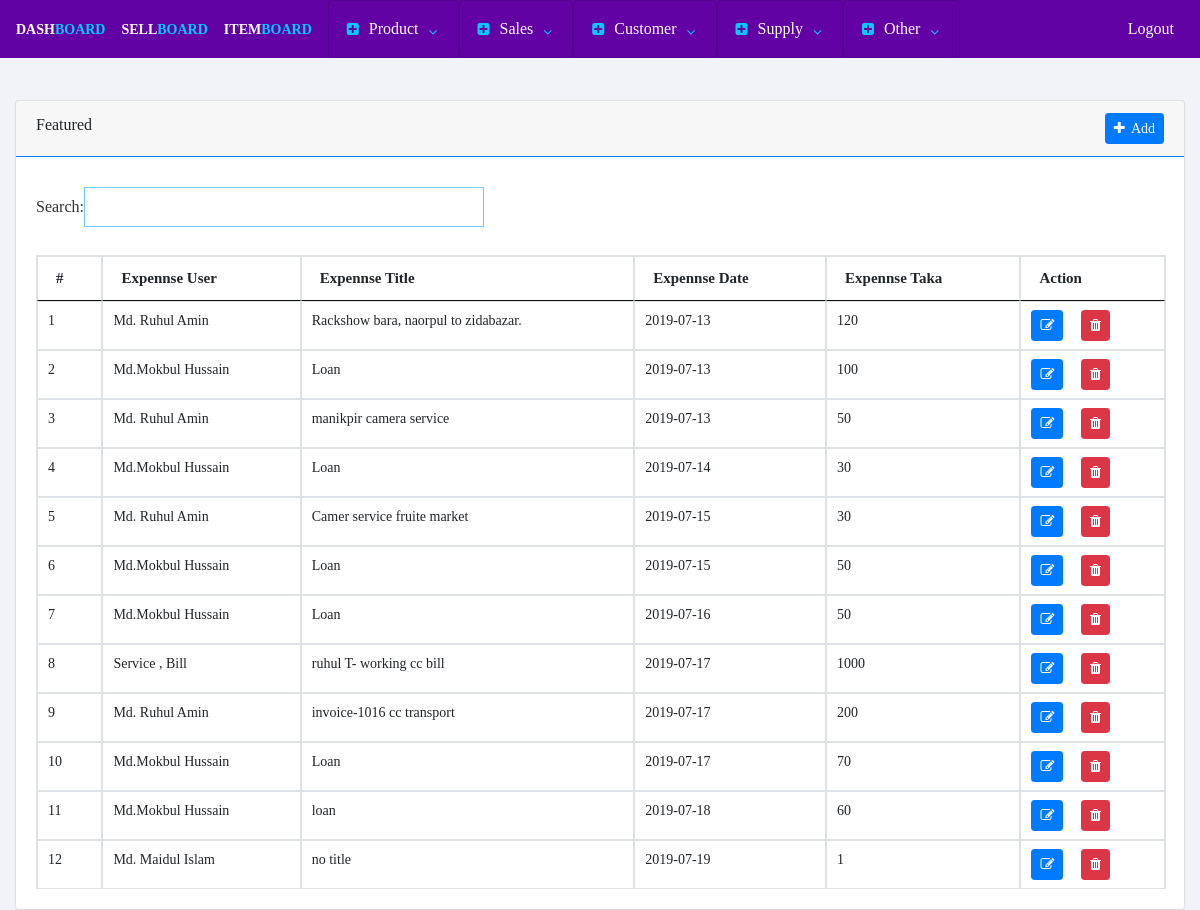
The page /index.php/expense on the database its author committed.
### tables this page shows
CREATE TABLE `expense` (
  `id` int(11) NOT NULL,
  `expenseUser` int(50) NOT NULL,
  `expenseTitle` text NOT NULL,
  `expenseDate` date NOT NULL,
  `expenseTaka` bigint(20) NOT NULL
);

CREATE TABLE `employee` (
  `id` int(11) NOT NULL,
  `name` varchar(50) NOT NULL,
  `mobile` varchar(100) NOT NULL,
  `address` text NOT NULL
);

### application/controllers/Expense.php (called while the page is built, shortened)
<?php
class Expense extends CI_Controller {
  public function __construct()
  {
    $this->load->model('EmployeeModel', 'emp');
  }
   public function index()
  {
    $this->db->select('expense.*,employee.name');
    $this->db->from('expense');
    $this->db->join('employee', 'employee.id = expense.expenseUser');
    $query = $this->db->get();
    $data['expense']=$query->result();
    $data['employee']=$this->emp->displayEmployee();
    $data['header']=$this->load->view('common/header','',true);
    $data['footer']=$this->load->view('common/footer','',true);
    $this->load->view('expense/expense',$data);
  }
}

### index.php (called while the page is built, shortened)
<?php
require_once BASEPATH.'core/CodeIgniter.php';

### application/views/expense/expense.php (the view, shortened to what this page needs)
<?php echo $header;?>
	<div class="container-fluid">
		<div class="row">
			<div class="col-lg-12">
				<div class="card ">
					<div class="card-header border-primary">
						<span>Featured</span>
						<button type="button" class="btn btn-primary pull-right btn-sm" data-toggle="modal" data-target="#myModal">
  							<i class="fa fa-plus" aria-hidden="true"></i>&nbsp Add
						</button>
					</div>
					<div class="card-body ">
						<table class="table table-bordered" id="example">
							<thead>
								<tr>
								<th>#</th>
                                <th>Expennse User</th>
                                <th>Expennse Title</th>
                                <th>Expennse Date</th>
                                <th>Expennse Taka</th>
                                <th>Action</th>
								</tr>
							</thead>
							<tbody>
                            <?php
                            if($expense)
                                {
                                    $index=1;
                                foreach($expense as $value)
                                {
                                $expense_id=$value->id;
                                $expense_user=$value->name;
                                $expense_title=$value->expenseTitle;
                                $expense_date=$value->expenseDate;
                                $expense_taka=$value->expenseTaka;
                                ?>
                                <tr>
                                <td><?php echo $index++;?></td>
                                <td><?php echo $expense_user;?></td>
                                <td><?php echo $expense_title;?></td>
                                <td><?php echo $expense_date;?></td>
                                <td><?php echo $expense_taka;?></td>
                                <td><button class="btn  btn-primary btn-sm" data-toggle="modal" data-target="#UpdateExpense<?php echo $expense_id;?>"><i class="fa fa-edit" aria-hidden="true"></i></button>
									&nbsp &nbsp <a href="<?php echo base_url('expense/deleteExpense/'.$expense_id);?>"><button class="btn  btn-sm btn-danger del"><i class="fa fa-trash" aria-hidden="true"></i></button></a></td>
                              </tr>
                              <?php }
                                  } ?>
							</tbody>
						</table>
					</div>
				</div>
			</div>
		</div>
	</div>
<?php echo $footer;?>

### template/assets/css/style.css (style rules this page uses)
html, body { height: 100%; }
body { background:#F2F3F8; font-family: raleway; font-size: 16px ; }
table.dataTable.no-footer { border-bottom:none !important; }
thead tr th { font-size: 15px !important; }
tbody tr td { font-size: 14px; }

### rows shown on the page
expense: employee.name "Md. Ruhul Amin", expenseTitle "Rackshow bara, naorpul to zidabazar.", expenseDate "2019-07-13", expenseTaka "120"
expense: employee.name "Md.Mokbul Hussain", expenseTitle "Loan", expenseDate "2019-07-13", expenseTaka "100"
expense: employee.name "Md. Ruhul Amin", expenseTitle "manikpir camera service", expenseDate "2019-07-13", expenseTaka "50"
expense: employee.name "Md.Mokbul Hussain", expenseTitle "Loan", expenseDate "2019-07-14", expenseTaka "30"
expense: employee.name "Md. Ruhul Amin", expenseTitle "Camer service fruite market", expenseDate "2019-07-15", expenseTaka "30"
expense: employee.name "Md.Mokbul Hussain", expenseTitle "Loan", expenseDate "2019-07-15", expenseTaka "50"
expense: employee.name "Md.Mokbul Hussain", expenseTitle "Loan", expenseDate "2019-07-16", expenseTaka "50"
expense: employee.name "Service , Bill", expenseTitle "ruhul T- working cc bill", expenseDate "2019-07-17", expenseTaka "1000"
expense: employee.name "Md. Ruhul Amin", expenseTitle "invoice-1016 cc transport", expenseDate "2019-07-17", expenseTaka "200"
expense: employee.name "Md.Mokbul Hussain", expenseTitle "Loan", expenseDate "2019-07-17", expenseTaka "70"
expense: employee.name "Md.Mokbul Hussain", expenseTitle "loan", expenseDate "2019-07-18", expenseTaka "60"
expense: employee.name "Md. Maidul Islam", expenseTitle "no title", expenseDate "2019-07-19", expenseTaka "1"
